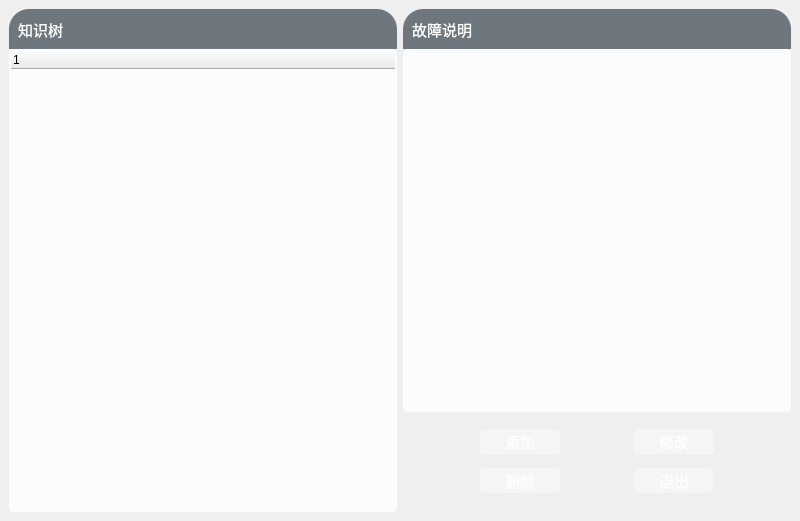
<?xml version="1.0" encoding="UTF-8"?>
<ui version="4.0">
 <class>MainWindow5</class>
 <widget class="QMainWindow" name="MainWindow5">
  <property name="geometry">
   <rect>
    <x>0</x>
    <y>0</y>
    <width>800</width>
    <height>521</height>
   </rect>
  </property>
  <property name="windowTitle">
   <string>MainWindow</string>
  </property>
  <property name="styleSheet">
   <string notr="true">#centralwidget{
border-image: url(:/新前缀/img/bg.jpg);
}
QLabel{
color:#ffffff;
}

QPushButton{
padding:2px 2px 2px 2px;
background-color: rgba(255,255,255,100);
border-style:none;
border-radius: 5px;
color:#ffffff;
}
QPushButton:hover{
padding:2px 2px 2px 2px;
background-color: rgba(220, 220, 220,200);
border-radius: 5px;
}
QPushButton:pressed {
	padding:2px 2px 2px 2px;
    /* 改变背景色 */  
    background-color:rgba(180, 180, 180,100);  
    /* 改变边框风格 */  
    border-style:inset;  
    /* 使文字有一点移动 */
    padding-left:1px;
    padding-top:1px;
	border-radius: 5px;
}

#widget_A,#widget_B,#widget_E,#widget_F{
border-radius:20px;
	background-color: rgba(255, 255, 255,20);
}
#widget_A_1,#widget_B_1,#widget_C_1,#widget_D_1,#widget_E_1,#widget_F_1,#widget_G_1,#widget_H_1{
border-top-left-radius:20px;
border-top-right-radius:20px;
background-color: rgba(20, 36, 48,150);
}

QTextBrowser{
padding:2px 2px 2px 2px;
border-radius:5px;
	background-color: rgba(255, 255, 255,200);
}

QTreeWidget{
padding:2px 2px 2px 2px;
border-radius:5px;
background-color: rgba(255, 255, 255,200);
}</string>
  </property>
  <widget class="QWidget" name="centralwidget">
   <layout class="QHBoxLayout" name="horizontalLayout">
    <item>
     <widget class="QWidget" name="widget_C" native="true">
      <layout class="QVBoxLayout" name="verticalLayout_8">
       <property name="spacing">
        <number>0</number>
       </property>
       <property name="leftMargin">
        <number>0</number>
       </property>
       <property name="topMargin">
        <number>0</number>
       </property>
       <property name="rightMargin">
        <number>0</number>
       </property>
       <property name="bottomMargin">
        <number>0</number>
       </property>
       <item>
        <widget class="QWidget" name="widget_C_1" native="true">
         <property name="minimumSize">
          <size>
           <width>0</width>
           <height>40</height>
          </size>
         </property>
         <property name="maximumSize">
          <size>
           <width>16777215</width>
           <height>40</height>
          </size>
         </property>
         <layout class="QHBoxLayout" name="horizontalLayout_12">
          <property name="topMargin">
           <number>5</number>
          </property>
          <property name="bottomMargin">
           <number>5</number>
          </property>
          <item alignment="Qt::AlignLeft">
           <widget class="QLabel" name="label_13">
            <property name="minimumSize">
             <size>
              <width>100</width>
              <height>0</height>
             </size>
            </property>
            <property name="maximumSize">
             <size>
              <width>100</width>
              <height>16777215</height>
             </size>
            </property>
            <property name="font">
             <font>
              <pointsize>11</pointsize>
             </font>
            </property>
            <property name="text">
             <string>知识树</string>
            </property>
           </widget>
          </item>
          <item>
           <spacer name="horizontalSpacer_23">
            <property name="orientation">
             <enum>Qt::Horizontal</enum>
            </property>
            <property name="sizeHint" stdset="0">
             <size>
              <width>40</width>
              <height>20</height>
             </size>
            </property>
           </spacer>
          </item>
         </layout>
        </widget>
       </item>
       <item>
        <widget class="QTreeWidget" name="treeWidget"/>
       </item>
      </layout>
     </widget>
    </item>
    <item>
     <widget class="QWidget" name="widget_D" native="true">
      <layout class="QVBoxLayout" name="verticalLayout_9">
       <property name="spacing">
        <number>0</number>
       </property>
       <property name="leftMargin">
        <number>0</number>
       </property>
       <property name="topMargin">
        <number>0</number>
       </property>
       <property name="rightMargin">
        <number>0</number>
       </property>
       <property name="bottomMargin">
        <number>0</number>
       </property>
       <item>
        <widget class="QWidget" name="widget_D_1" native="true">
         <property name="minimumSize">
          <size>
           <width>0</width>
           <height>40</height>
          </size>
         </property>
         <property name="maximumSize">
          <size>
           <width>16777215</width>
           <height>40</height>
          </size>
         </property>
         <layout class="QHBoxLayout" name="horizontalLayout_13">
          <property name="topMargin">
           <number>5</number>
          </property>
          <property name="bottomMargin">
           <number>5</number>
          </property>
          <item alignment="Qt::AlignLeft">
           <widget class="QLabel" name="label_14">
            <property name="minimumSize">
             <size>
              <width>100</width>
              <height>0</height>
             </size>
            </property>
            <property name="maximumSize">
             <size>
              <width>100</width>
              <height>16777215</height>
             </size>
            </property>
            <property name="font">
             <font>
              <pointsize>11</pointsize>
             </font>
            </property>
            <property name="text">
             <string>故障说明</string>
            </property>
           </widget>
          </item>
          <item>
           <spacer name="horizontalSpacer_24">
            <property name="orientation">
             <enum>Qt::Horizontal</enum>
            </property>
            <property name="sizeHint" stdset="0">
             <size>
              <width>40</width>
              <height>20</height>
             </size>
            </property>
           </spacer>
          </item>
         </layout>
        </widget>
       </item>
       <item>
        <widget class="QTextBrowser" name="textBrowser">
         <property name="styleSheet">
          <string notr="true"/>
         </property>
         <property name="html">
          <string>&lt;!DOCTYPE HTML PUBLIC &quot;-//W3C//DTD HTML 4.0//EN&quot; &quot;http://www.w3.org/TR/REC-html40/strict.dtd&quot;&gt;
&lt;html&gt;&lt;head&gt;&lt;meta name=&quot;qrichtext&quot; content=&quot;1&quot; /&gt;&lt;style type=&quot;text/css&quot;&gt;
p, li { white-space: pre-wrap; }
&lt;/style&gt;&lt;/head&gt;&lt;body style=&quot; font-family:'SimSun'; font-size:9pt; font-weight:400; font-style:normal;&quot;&gt;
&lt;p style=&quot;-qt-paragraph-type:empty; margin-top:0px; margin-bottom:0px; margin-left:0px; margin-right:0px; -qt-block-indent:0; text-indent:0px;&quot;&gt;&lt;br /&gt;&lt;/p&gt;&lt;/body&gt;&lt;/html&gt;</string>
         </property>
        </widget>
       </item>
       <item>
        <widget class="QWidget" name="widget" native="true">
         <property name="minimumSize">
          <size>
           <width>0</width>
           <height>100</height>
          </size>
         </property>
         <layout class="QGridLayout" name="gridLayout">
          <item row="1" column="0">
           <widget class="QPushButton" name="PBzstj">
            <property name="minimumSize">
             <size>
              <width>80</width>
              <height>25</height>
             </size>
            </property>
            <property name="maximumSize">
             <size>
              <width>70</width>
              <height>25</height>
             </size>
            </property>
            <property name="font">
             <font>
              <pointsize>11</pointsize>
             </font>
            </property>
            <property name="text">
             <string>添加</string>
            </property>
           </widget>
          </item>
          <item row="2" column="0">
           <widget class="QPushButton" name="PBzssc">
            <property name="minimumSize">
             <size>
              <width>80</width>
              <height>25</height>
             </size>
            </property>
            <property name="maximumSize">
             <size>
              <width>70</width>
              <height>25</height>
             </size>
            </property>
            <property name="font">
             <font>
              <pointsize>11</pointsize>
             </font>
            </property>
            <property name="text">
             <string>删除</string>
            </property>
           </widget>
          </item>
          <item row="2" column="1">
           <widget class="QPushButton" name="PBzstc">
            <property name="minimumSize">
             <size>
              <width>80</width>
              <height>25</height>
             </size>
            </property>
            <property name="maximumSize">
             <size>
              <width>70</width>
              <height>25</height>
             </size>
            </property>
            <property name="font">
             <font>
              <pointsize>11</pointsize>
             </font>
            </property>
            <property name="text">
             <string>退出</string>
            </property>
           </widget>
          </item>
          <item row="1" column="1">
           <widget class="QPushButton" name="PBzsxg">
            <property name="minimumSize">
             <size>
              <width>80</width>
              <height>25</height>
             </size>
            </property>
            <property name="maximumSize">
             <size>
              <width>70</width>
              <height>25</height>
             </size>
            </property>
            <property name="font">
             <font>
              <pointsize>11</pointsize>
             </font>
            </property>
            <property name="text">
             <string>修改</string>
            </property>
           </widget>
          </item>
         </layout>
        </widget>
       </item>
      </layout>
     </widget>
    </item>
   </layout>
  </widget>
 </widget>
 <resources>
  <include location="img.qrc"/>
 </resources>
 <connections/>
</ui>
